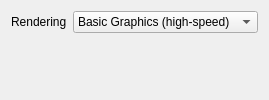
        <widget class="QWidget" name="outPlotTab">
         <attribute name="title">
          <string>Plot</string>
         </attribute>
         <layout class="QGridLayout" name="gridLayout_76">
          <item row="0" column="0">
           <layout class="QVBoxLayout" name="outputPlotVLayout">
            <item>
             <layout class="QHBoxLayout" name="outputPlotHComboLayout">
              <property name="sizeConstraint">
               <enum>QLayout::SetMinimumSize</enum>
              </property>
              <item>
               <widget class="QLabel" name="outputPlotRenderLabel">
                <property name="sizePolicy">
                 <sizepolicy hsizetype="Minimum" vsizetype="Minimum">
                  <horstretch>0</horstretch>
                  <verstretch>0</verstretch>
                 </sizepolicy>
                </property>
                <property name="text">
                 <string>Rendering</string>
                </property>
               </widget>
              </item>
              <item>
               <widget class="QComboBox" name="outputPlotRenderCombo">
                <property name="sizePolicy">
                 <sizepolicy hsizetype="Expanding" vsizetype="Minimum">
                  <horstretch>0</horstretch>
                  <verstretch>0</verstretch>
                 </sizepolicy>
                </property>
                <item>
                 <property name="text">
                  <string>Basic Graphics (high-speed)</string>
                 </property>
                </item>
                <item>
                 <property name="text">
                  <string>High quality (slow-speed)</string>
                 </property>
                </item>
               </widget>
              </item>
              <item>
               <spacer name="outputPlotRenderSpacer">
                <property name="orientation">
                 <enum>Qt::Horizontal</enum>
                </property>
                <property name="sizeType">
                 <enum>QSizePolicy::MinimumExpanding</enum>
                </property>
                <property name="sizeHint" stdset="0">
                 <size>
                  <width>0</width>
                  <height>1</height>
                 </size>
                </property>
               </spacer>
              </item>
             </layout>
            </item>
            <item>
             <layout class="QHBoxLayout" name="outputPlotHFrameLayout">
              <property name="sizeConstraint">
               <enum>QLayout::SetMaximumSize</enum>
              </property>
              <item>
               <widget class="QLabel" name="outPlot">
                <property name="sizePolicy">
                 <sizepolicy hsizetype="MinimumExpanding" vsizetype="MinimumExpanding">
                  <horstretch>0</horstretch>
                  <verstretch>0</verstretch>
                 </sizepolicy>
                </property>
                <property name="text">
                 <string/>
                </property>
                <property name="pixmap">
                 <pixmap>../QtRCommunications/gsdTest.jpg</pixmap>
                </property>
                <property name="alignment">
                 <set>Qt::AlignCenter</set>
                </property>
               </widget>
              </item>
             </layout>
            </item>
           </layout>
          </item>
         </layout>
        </widget>
